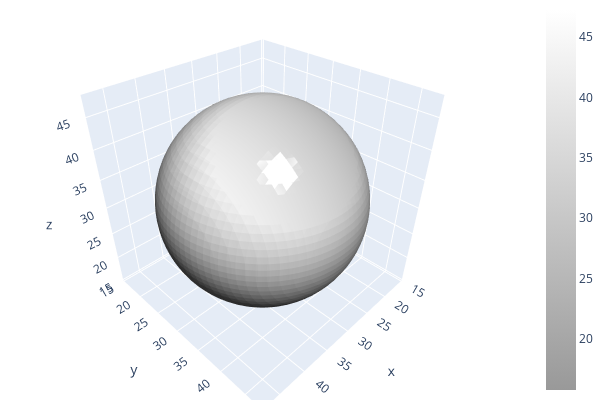
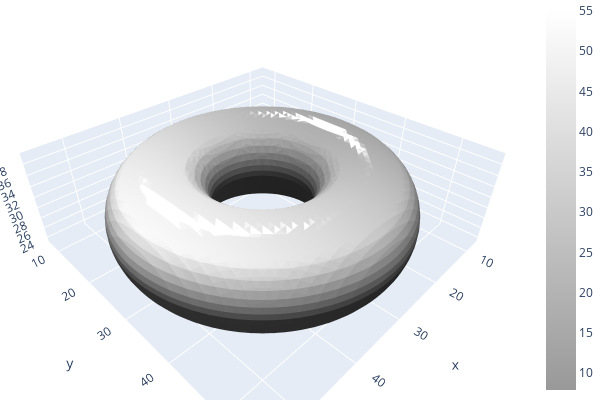
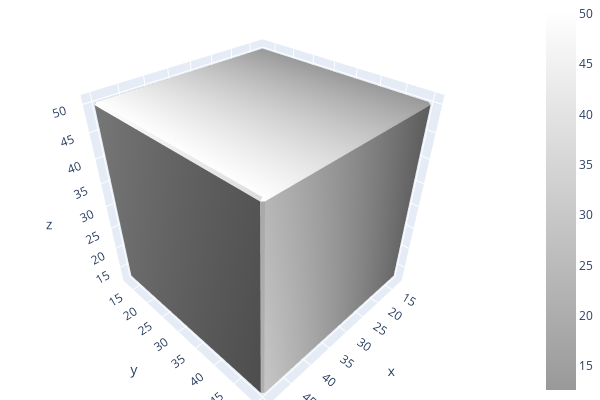

The cell these charts' notebook holds for them, in order:
### Code cell
import open3d
for vertices, triangles in zip(vertices_list, triangles_list):
    mesh = open3d.geometry.TriangleMesh()
    # From numpy to Open3D vertices
    mesh.vertices = open3d.utility.Vector3dVector(vertices)
    # From numpy to Open3D triangles
    mesh.triangles = open3d.utility.Vector3iVector(triangles)
    open3d.visualization.draw_plotly(geometry_list=[mesh])

### Figure 1 — Plotly figure (JSON) as saved in the notebook; plotly's stock layout.template omitted (floating-point values rounded to 4 significant figures; data arrays with more than 128 entries replaced by an {"elided": "..."} marker saying what was removed)
{"data": [{"colorscale": [[0, "rgb(153, 153, 153)"], [1, "rgb(255,255,255)"]], "flatshading": true, "i": {"elided": "9452 int values"}, "intensity": {"elided": "4728 float values"}, "j": {"elided": "9452 int values"}, "k": {"elided": "9452 int values"}, "lighting": {"ambient": 0.18, "diffuse": 1, "facenormalsepsilon": 1e-15, "fresnel": 0.1, "roughness": 0.05, "specular": 1, "vertexnormalsepsilon": 1e-15}, "lightposition": {"x": 100, "y": 200, "z": 0}, "type": "mesh3d", "x": {"elided": "4728 float values"}, "y": {"elided": "4728 float values"}, "z": {"elided": "4728 float values"}}], "layout": {"height": 400, "margin": {"b": 0, "l": 0, "r": 0, "t": 0}, "scene": {"camera": {"center": {"x": 0, "y": 0, "z": 0}, "up": {"x": 0, "y": 0, "z": 1}}}, "showlegend": false, "width": 600}}

### Figure 2 — Plotly figure (JSON) as saved in the notebook; plotly's stock layout.template omitted (floating-point values rounded to 4 significant figures; data arrays with more than 128 entries replaced by an {"elided": "..."} marker saying what was removed)
{"data": [{"colorscale": [[0, "rgb(153, 153, 153)"], [1, "rgb(255,255,255)"]], "flatshading": true, "i": {"elided": "14256 int values"}, "intensity": {"elided": "7128 float values"}, "j": {"elided": "14256 int values"}, "k": {"elided": "14256 int values"}, "lighting": {"ambient": 0.18, "diffuse": 1, "facenormalsepsilon": 1e-15, "fresnel": 0.1, "roughness": 0.05, "specular": 1, "vertexnormalsepsilon": 1e-15}, "lightposition": {"x": 100, "y": 200, "z": 0}, "type": "mesh3d", "x": {"elided": "7128 float values"}, "y": {"elided": "7128 float values"}, "z": {"elided": "7128 float values"}}], "layout": {"height": 400, "margin": {"b": 0, "l": 0, "r": 0, "t": 0}, "scene": {"camera": {"center": {"x": 0, "y": 0, "z": 0}, "up": {"x": 0, "y": 0, "z": 1}}}, "showlegend": false, "width": 600}}

### Figure 3 — Plotly figure (JSON) as saved in the notebook; plotly's stock layout.template omitted (floating-point values rounded to 4 significant figures; data arrays with more than 128 entries replaced by an {"elided": "..."} marker saying what was removed)
{"data": [{"colorscale": [[0, "rgb(153, 153, 153)"], [1, "rgb(255,255,255)"]], "flatshading": true, "i": {"elided": "17324 int values"}, "intensity": {"elided": "8664 float values"}, "j": {"elided": "17324 int values"}, "k": {"elided": "17324 int values"}, "lighting": {"ambient": 0.18, "diffuse": 1, "facenormalsepsilon": 1e-15, "fresnel": 0.1, "roughness": 0.05, "specular": 1, "vertexnormalsepsilon": 1e-15}, "lightposition": {"x": 100, "y": 200, "z": 0}, "type": "mesh3d", "x": {"elided": "8664 float values"}, "y": {"elided": "8664 float values"}, "z": {"elided": "8664 float values"}}], "layout": {"height": 400, "margin": {"b": 0, "l": 0, "r": 0, "t": 0}, "scene": {"camera": {"center": {"x": 0, "y": 0, "z": 0}, "up": {"x": 0, "y": 0, "z": 1}}}, "showlegend": false, "width": 600}}
